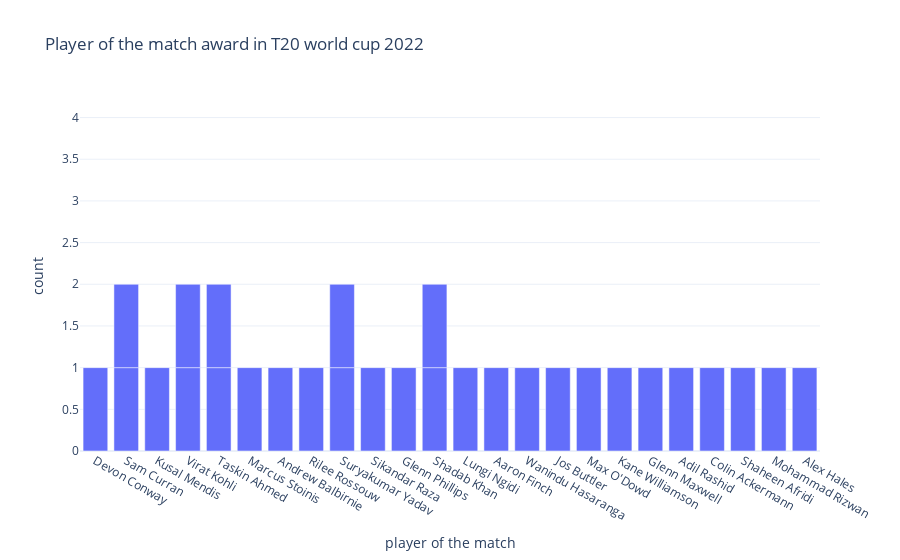

The cell this chart's notebook holds for it:
### Code cell
#Now find the number of player of the match awards in the world cup:

figure = px.bar(data,
                x = data["player of the match"],
                title ="Player of the match award in T20 world cup 2022")
figure.show()

### Figure 1 — Plotly figure (JSON) as saved in the notebook; plotly's stock layout.template omitted (floating-point values rounded to 4 significant figures)
{"data": [{"alignmentgroup": "True", "hovertemplate": "player of the match=%{x}<br>count=%{y}<extra></extra>", "legendgroup": "", "marker": {"color": "#636efa", "pattern": {"shape": ""}}, "name": "", "offsetgroup": "", "orientation": "v", "showlegend": false, "textposition": "auto", "type": "bar", "x": ["Devon Conway", "Sam Curran", "Kusal Mendis", "Virat Kohli", "Taskin Ahmed", null, "Marcus Stoinis", "Andrew Balbirnie", null, "Rilee Rossouw", "Suryakumar Yadav", "Sikandar Raza", null, null, "Glenn Phillips", "Taskin Ahmed", "Shadab Khan", "Lungi Ngidi", "Aaron Finch", "Wanindu Hasaranga", "Jos Buttler", "Max O'Dowd", "Virat Kohli", "Shadab Khan", "Kane Williamson", "Glenn Maxwell", "Adil Rashid", "Colin Ackermann", "Shaheen Afridi", "Suryakumar Yadav", "Mohammad Rizwan", "Alex Hales", "Sam Curran"], "xaxis": "x", "y": [1, 1, 1, 1, 1, 1, 1, 1, 1, 1, 1, 1, 1, 1, 1, 1, 1, 1, 1, 1, 1, 1, 1, 1, 1, 1, 1, 1, 1, 1, 1, 1, 1], "yaxis": "y"}], "layout": {"autosize": true, "barmode": "relative", "legend": {"tracegroupgap": 0}, "title": {"text": "Player of the match award in T20 world cup 2022"}, "xaxis": {"anchor": "y", "autorange": true, "domain": [0, 1], "range": [-0.5, 23.5], "title": {"text": "player of the match"}, "type": "category"}, "yaxis": {"anchor": "x", "autorange": true, "domain": [0, 1], "range": [0, 4.211], "title": {"text": "count"}, "type": "linear"}}}
